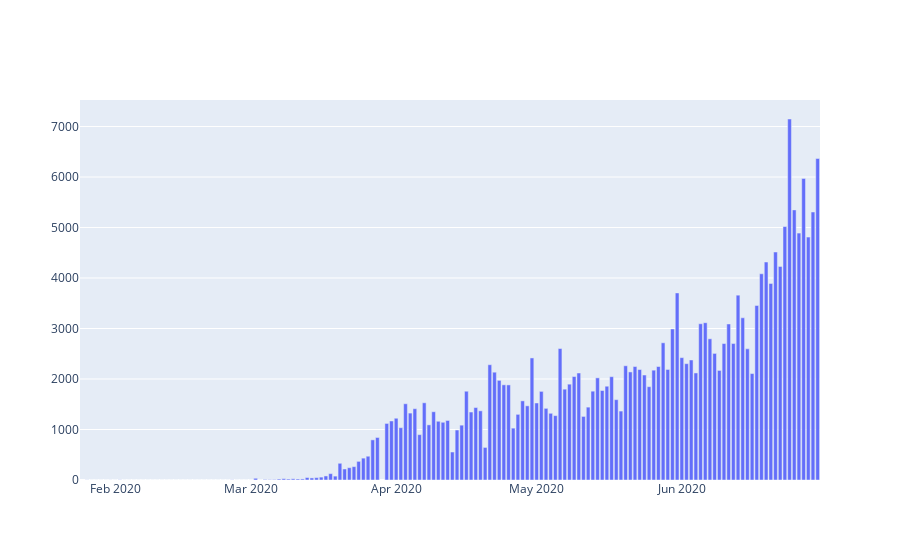

The notebook cell this image was saved under:
### Markdown cell above
## Subplots

Sometimes we want to see data side by side. To create subplots, which allows for multiple charts in a single visualization, we will use the plotly library (not the plotly express), which allows for more advanced customization of our charts.

https://plotly.com/python/subplots/

Here is the syntax to create a simple bar chart. Notice the minor differences in the syntax compared to plotly express.

### Code cell
# import the plotly subplot library
from plotly.subplots import make_subplots
import plotly.graph_objects as go

# chart new cases
fig = go.Figure([go.Bar(x=latimes.date, y=latimes.new_cases)])

fig.show()

### Figure 1 — Plotly figure (JSON) as saved in the notebook; plotly's stock layout.template omitted (floating-point values rounded to 4 significant figures; data arrays with more than 128 entries replaced by an {"elided": "..."} marker saying what was removed)
{"data": [{"type": "bar", "x": {"elided": "157 str values"}, "y": {"elided": "157 int values"}}], "layout": {"autosize": true, "xaxis": {"autorange": true, "range": ["2020-01-24 12:00", "2020-06-30 12:00"], "type": "date"}, "yaxis": {"autorange": true, "range": [0, 7525.0], "type": "linear"}}}
